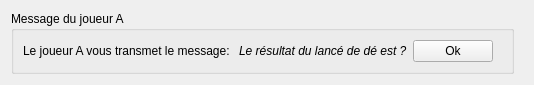
<?xml version="1.0" encoding="UTF-8"?>
<ui version="4.0">
 <class>Form</class>
 <widget class="QWidget" name="Form">
  <property name="geometry">
   <rect>
    <x>0</x>
    <y>0</y>
    <width>534</width>
    <height>81</height>
   </rect>
  </property>
  <property name="windowTitle">
   <string>Form</string>
  </property>
  <layout class="QHBoxLayout" name="horizontalLayout">
   <item>
    <widget class="QGroupBox" name="groupBox">
     <property name="minimumSize">
      <size>
       <width>0</width>
       <height>0</height>
      </size>
     </property>
     <property name="maximumSize">
      <size>
       <width>16777215</width>
       <height>16777215</height>
      </size>
     </property>
     <property name="title">
      <string>Message du joueur A</string>
     </property>
     <layout class="QHBoxLayout" name="horizontalLayout_2">
      <item>
       <widget class="QLabel" name="label_explanation">
        <property name="font">
         <font>
          <italic>false</italic>
         </font>
        </property>
        <property name="text">
         <string>Le joueur A vous transmet le message: </string>
        </property>
       </widget>
      </item>
      <item>
       <widget class="QLabel" name="label_message">
        <property name="font">
         <font>
          <italic>true</italic>
         </font>
        </property>
        <property name="text">
         <string>Le résultat du lancé de dé est ?</string>
        </property>
       </widget>
      </item>
      <item>
       <widget class="QPushButton" name="pushButton">
        <property name="text">
         <string>Ok</string>
        </property>
       </widget>
      </item>
      <item>
       <spacer name="horizontalSpacer_3">
        <property name="orientation">
         <enum>Qt::Horizontal</enum>
        </property>
        <property name="sizeHint" stdset="0">
         <size>
          <width>40</width>
          <height>20</height>
         </size>
        </property>
       </spacer>
      </item>
     </layout>
    </widget>
   </item>
   <item>
    <spacer name="horizontalSpacer_2">
     <property name="orientation">
      <enum>Qt::Horizontal</enum>
     </property>
     <property name="sizeHint" stdset="0">
      <size>
       <width>40</width>
       <height>20</height>
      </size>
     </property>
    </spacer>
   </item>
  </layout>
 </widget>
 <resources/>
 <connections/>
</ui>
